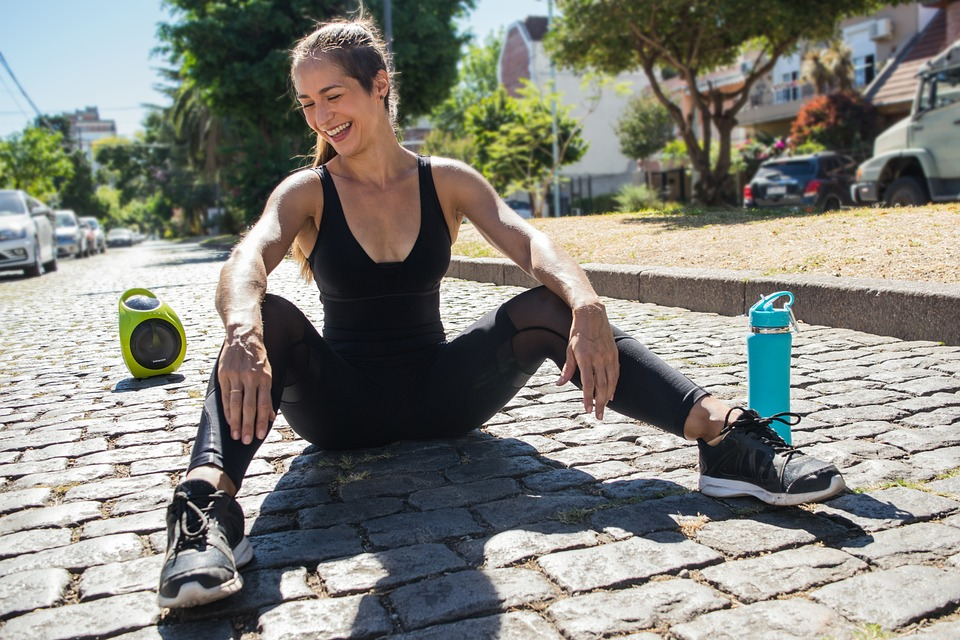
#> input picture tests/e2e/images/pose_sitting.jpg, 960 x 640 px; its folder holds only this picture in this run
$ python make_videos.py images/pose_sitting.jpg
#> lines starting #> are read from the running program, lines starting #| are printed output that depends on the picture
"""テスト用の画像から、カメラの代わりに流す動画（y4m, 640x480, 2秒）を作る。
カメラは鏡写しで表示されるので、元の向きに戻すため左右反転してから入れる。
使い方: python3 tests/e2e/make_videos.py [追加の画像フォルダ ...]
"""
import sys, pathlib
from PIL import Image
HERE = pathlib.Path(__file__).resolve().parent
out = HERE / 'videos'; out.mkdir(exist_ok=True)
dirs = [HERE / 'images'] + [pathlib.Path(d) for d in sys.argv[1:]]
for d in dirs:
    for p in sorted(d.glob('*.jpg')) + sorted(d.glob('*.png')):
        im = Image.open(p).convert('RGB').transpose(Image.FLIP_LEFT_RIGHT)
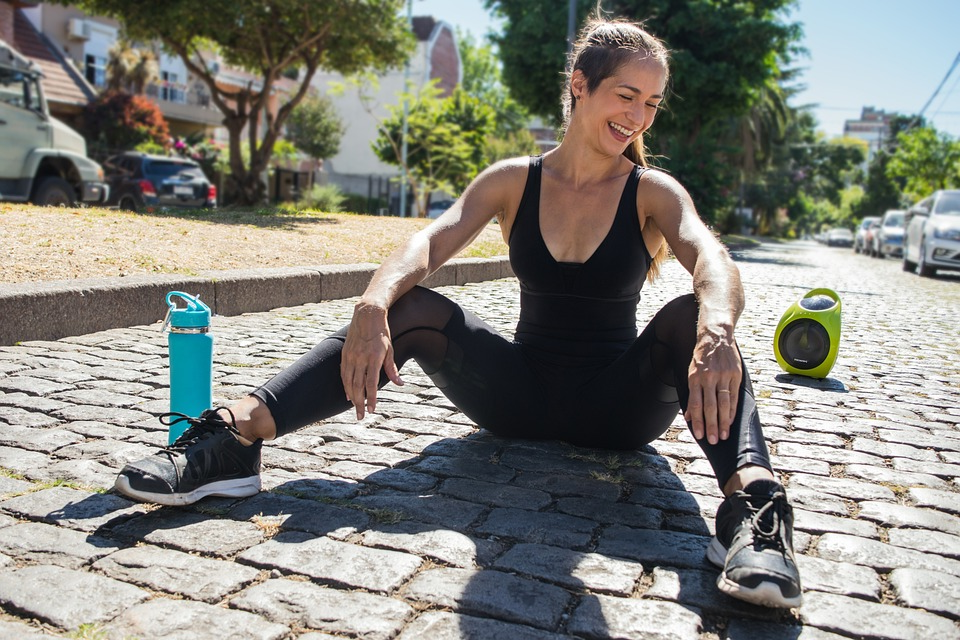
#> im: PIL image 960x640 RGB; mean R, G, B 131.4, 131.3, 124.4
        s = min(640 / im.width, 480 / im.height); im = im.resize((int(im.width * s), int(im.height * s)))
#> after `s = min(640 / im.width, 480 / im.height)`: s = 0.667
#> after `im = im.resize((int(im.width * s), int(im.height * s)))`:
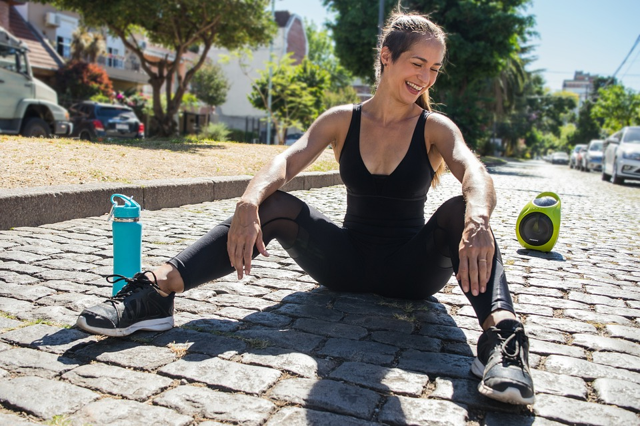
#> im: PIL image 640x426 RGB; mean R, G, B 131.4, 131.3, 124.4
        bg = Image.new('RGB', (640, 480), (200, 200, 200)); bg.paste(im, ((640 - im.width) // 2, (480 - im.height) // 2))
#> after `bg = Image.new('RGB', (640, 480), (200, 200, 200))`: bg: PIL image 640x480 RGB; every value is 200
#> after `bg.paste(im, ((640 - im.width) // 2, (480 - im.height) // 2))`:
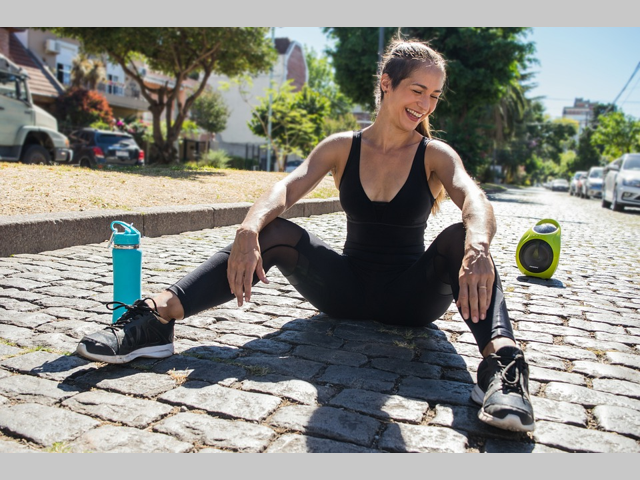
#> bg: PIL image 640x480 RGB; mean R, G, B 139.1, 139, 132.9
        y, u, v = bg.convert('YCbCr').split(); u = u.resize((320, 240)); v = v.resize((320, 240))
#> after `y, u, v = bg.convert('YCbCr').split()`:
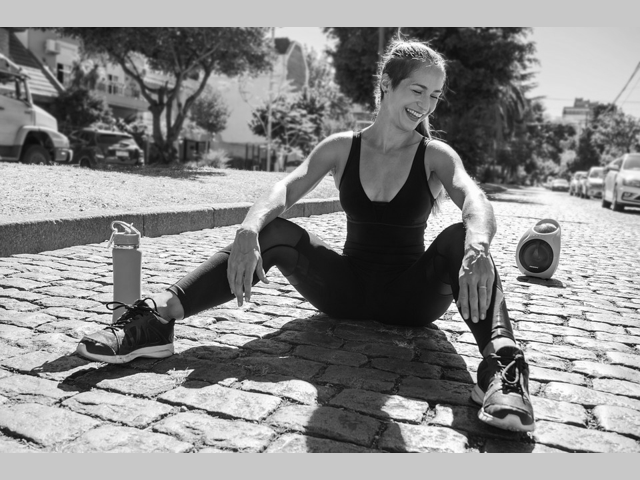
#> y: PIL image 640x480 L; min 6, max 255, mean 137.9
#> after `y, u, v = bg.convert('YCbCr').split()`:
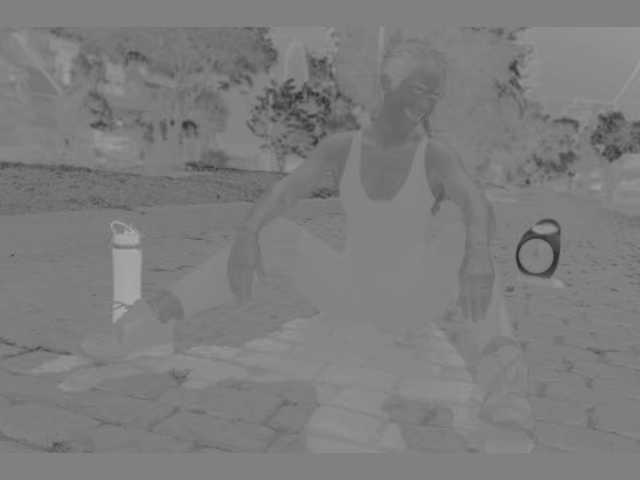
#> u: PIL image 640x480 L; min 44, max 170, mean 124.5
#> after `y, u, v = bg.convert('YCbCr').split()`:
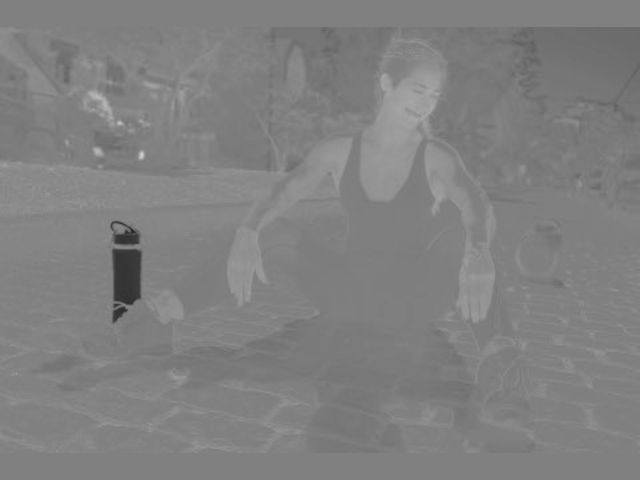
#> v: PIL image 640x480 L; min 34, max 207, mean 128.1
        with open(out / (p.stem + '.y4m'), 'wb') as f:
            f.write(b'YUV4MPEG2 W640 H480 F15:1 Ip A1:1 C420jpeg\n')
            for _ in range(30): f.write(b'FRAME\n' + y.tobytes() + u.tobytes() + v.tobytes())
        print('video:', p.stem)
